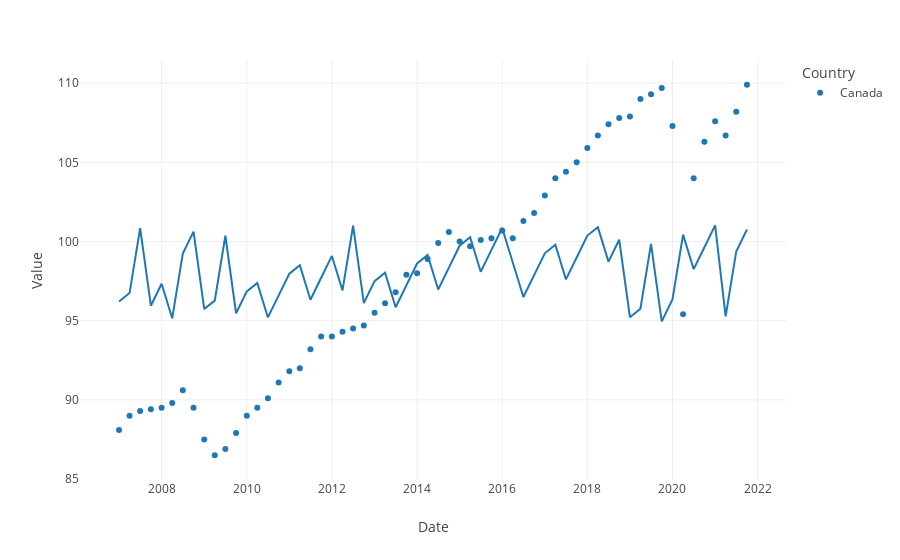

The cell this chart's notebook holds for it:
### Code cell
import statsmodels
fig = px.scatter(data[data['Country']=='Canada'], x='Date', y="Value", title='', color='Country',template='none', trendline='ols')
fig.show()
